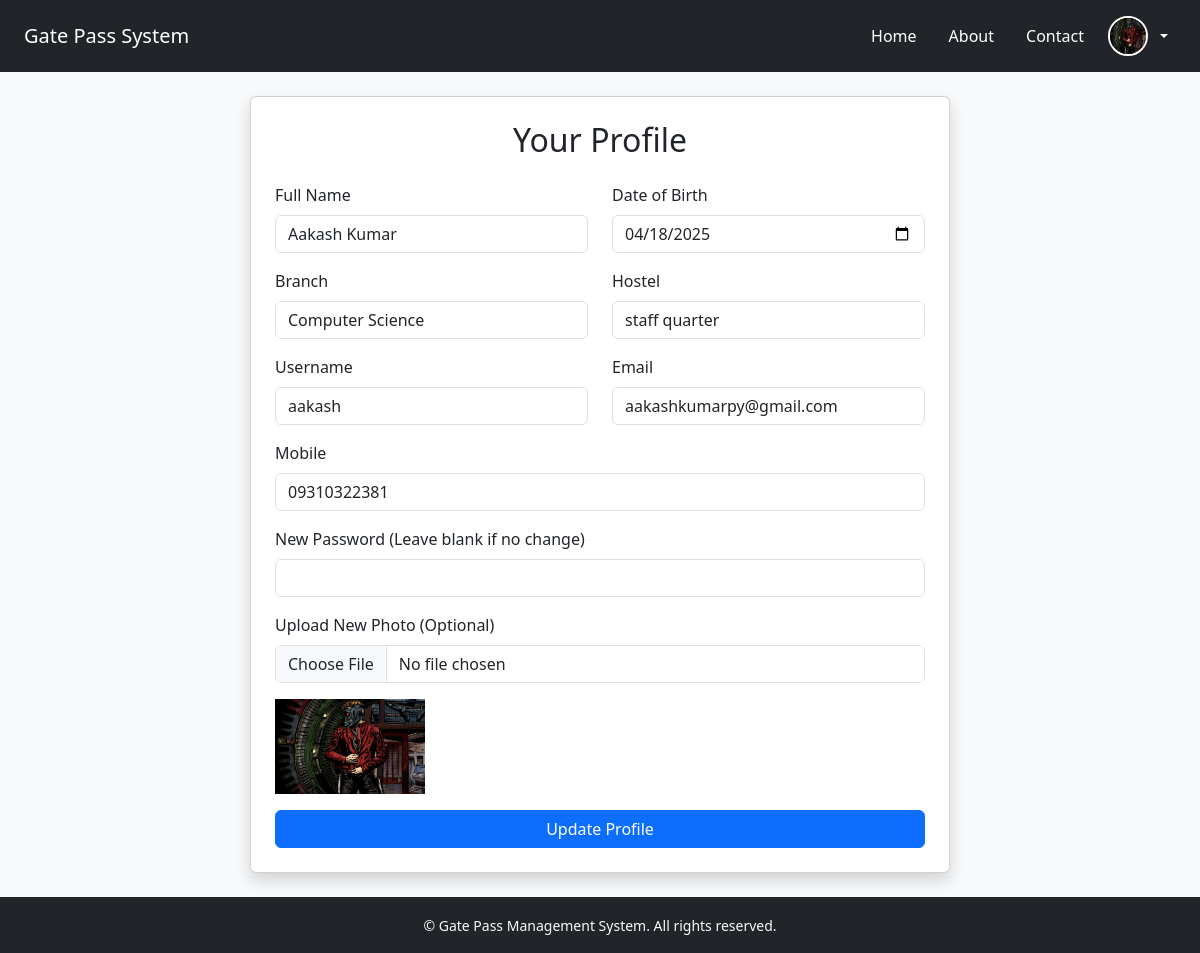
The app's page /profile (signed in) with its own data.
### app/models.py (models this page shows)
class User(db.Model, UserMixin):
    id = db.Column(db.Integer, primary_key=True)
    username = db.Column(db.String(50), unique=True, nullable=False)
    email = db.Column(db.String(100), unique=True, nullable=False)
    password = db.Column(db.String(100), nullable=False)
    name = db.Column(db.String(100), nullable=False)
    dob = db.Column(db.Date)
    mobile = db.Column(db.String(15))
    usertype = db.Column(db.String(255))
    photo = db.Column(db.String(255))
    student_profile = db.relationship('Student', backref='user', uselist=False)
    faculty_profile = db.relationship('Faculty', backref='user', uselist=False)

class Student(db.Model):
    id = db.Column(db.Integer, primary_key=True)
    prn = db.Column(db.String(20), unique=True, nullable=False)
    branch = db.Column(db.String(100), nullable=False)
    hostel = db.Column(db.String(100), nullable=False)
    user_id = db.Column(db.Integer, db.ForeignKey('user.id'), nullable=False)
    leave_requests = db.relationship('LeaveRequest', backref='student', lazy=True)

### app/routes/student_routes.py (the view, shortened to what this page needs)
@stud_bp.route("/profile", methods=["GET", "POST"])
@login_required
def profile():
    user = current_user
    student = user.student_profile
    faculty = user.faculty_profile
    return render_template("profile.html", student=student, user=user, faculty=faculty)

### app/__init__.py (called while the page is built)
@login_manager.user_loader
def load_user(user_id):
    return User.query.get(int(user_id))

### app/templates/profile.html (shortened to what this page needs)
{% extends 'base.html' %}
{% block content %}
<div class="card shadow p-4 mx-auto" style="max-width: 700px;">
  <h2 class="mb-4 text-center">Your Profile</h2>
  <form action="{{ url_for('stud.profile') }}" method="POST" enctype="multipart/form-data">
    <div class="row mb-3">
      <div class="col">
        <label for="name" class="form-label">Full Name</label>
        <input type="text" class="form-control" name="name" id="name" value="{{ user.name }}" required>
      </div>
      <div class="col">
        <label for="dob" class="form-label">Date of Birth</label>
        <input type="date" class="form-control" name="dob" id="dob" value="{{ user.dob }}" required>
      </div>
    </div>
    {% if student %}
    <div class="row mb-3">
      <div class="col">
        <label for="branch" class="form-label">Branch</label>
        <input type="text" class="form-control" name="branch" id="branch" value="{{ student.branch }}" required>
      </div>
      <div class="col">
        <label for="hostel" class="form-label">Hostel</label>
        <input type="text" class="form-control" name="hostel" id="hostel" value="{{ student.hostel }}" required>
      </div>
    </div>
    {% endif %}
    <div class="row mb-3">
      <div class="col">
        <label for="username" class="form-label">Username</label>
        <input type="text" class="form-control" name="username" id="username" value="{{ user.username }}" required>
      </div>
      <div class="col">
        <label for="email" class="form-label">Email</label>
        <input type="email" class="form-control" name="email" id="email" value="{{ user.email }}" required>
      </div>
    </div>
    <div class="mb-3">
      <label for="mobile" class="form-label">Mobile</label>
      <input type="tel" class="form-control" name="mobile" id="mobile" value="{{ user.mobile }}" required>
    </div>
    <div class="mb-3">
      <label for="password" class="form-label">New Password (Leave blank if no change)</label>
      <input type="password" class="form-control" name="password" id="password">
    </div>
    <div class="mb-3">
      <label for="photo" class="form-label">Upload New Photo (Optional)</label>
      <input type="file" class="form-control" name="photo" id="photo" accept="image/*">
      {% if user.photo %}
        <img src="{{ url_for('static', filename="profile/" + user.photo) }}" alt="Profile Picture" class="img-fluid mt-3" style="max-width: 150px;">
      {% endif %}
    </div>
    <div class="d-grid">
      <button type="submit" class="btn btn-primary">Update Profile</button>
    </div>
  </form>
</div>
{% endblock %}

### app/templates/base.html (shortened to what this page needs)
<!DOCTYPE html>
<html lang="en">
<head>
  <link href="https://cdn.jsdelivr.net/npm/bootstrap@5.3.2/dist/css/bootstrap.min.css" rel="stylesheet">
  <link href="https://cdn.jsdelivr.net/npm/bootstrap-icons@1.10.5/font/bootstrap-icons.css" rel="stylesheet">
</head>
<body class="d-flex flex-column min-vh-100 bg-light">
<nav class="navbar navbar-expand-lg navbar-dark bg-dark">
  <div class="container-fluid px-4">
    <a id="nav-title" class="navbar-brand" href="/">Gate Pass System</a>
    <div class="collapse navbar-collapse justify-content-end" id="navbarNav">
      <ul class="navbar-nav align-items-lg-center">
        <li class="nav-item mx-2">
          <a class="nav-link text-white" href="/">Home</a>
        </li>
        <li class="nav-item mx-2">
          <a class="nav-link text-white" href="/about">About</a>
        </li>
        <li class="nav-item mx-2">
          <a class="nav-link text-white" href="/contact">Contact</a>
        </li>
        {% if current_user.is_authenticated %}
        <li class="nav-item dropdown">
          <a class="nav-link dropdown-toggle text-white d-flex align-items-center" href="#" id="navbarProfileDropdown"
             role="button" data-bs-toggle="dropdown" aria-expanded="false">
            {% if current_user.photo %}
            <img src="{{ url_for('static', filename='profile/' + current_user.photo) }}" alt="Profile Picture"
                 class="rounded-circle me-2 border border-2 border-white" width="40" height="40">
            {% else %}
            <img src="{{ url_for('static', filename='profile/default-avatar.png') }}" alt="Profile"
                 class="rounded-circle me-2 border border-2 border-white" width="40" height="40">
            {% endif %}
          </a>
        </li>
        {% else %}
        <li class="nav-item ms-lg-3 mt-2 mt-lg-0">
          <a class="btn btn-outline-light px-3" href="{{ url_for('auth.login') }}">Login</a>
        </li>
        {% endif %}
      </ul>
    </div>
  </div>
</nav>
  <main class="flex-grow-1 py-4">
    <div class="container">
      {% block content %}{% endblock %}
    </div>
  </main>
  <footer class="bg-dark text-light py-3 mt-auto">
    <div class="container text-center">
      <small>&copy; {{ current_year }} Gate Pass Management System. All rights reserved.</small>
    </div>
  </footer>
</body>
</html>

### records on screen
User: photo (picture), name "Aakash Kumar", dob "04/18/2025", username "aakash", email "aakashkumarpy@gmail.com", mobile "09310322381"
Student: branch "Computer Science", hostel "staff quarter"
